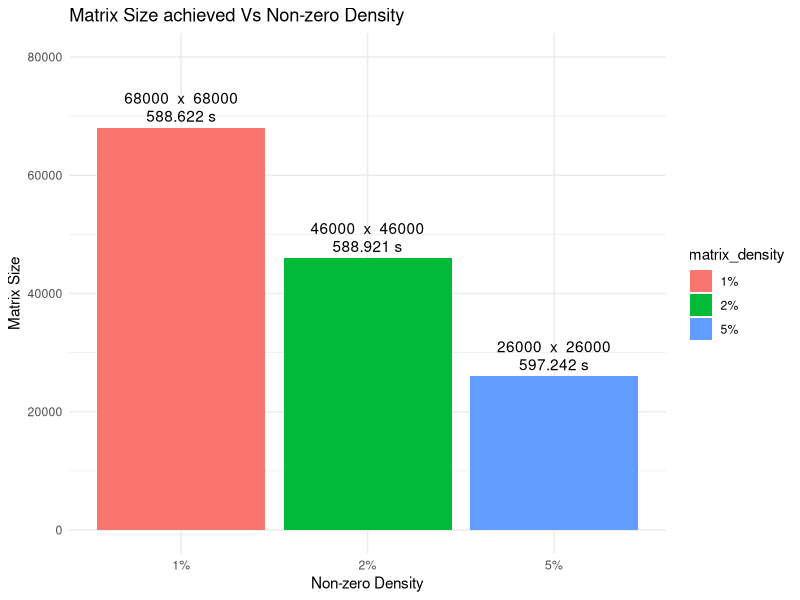
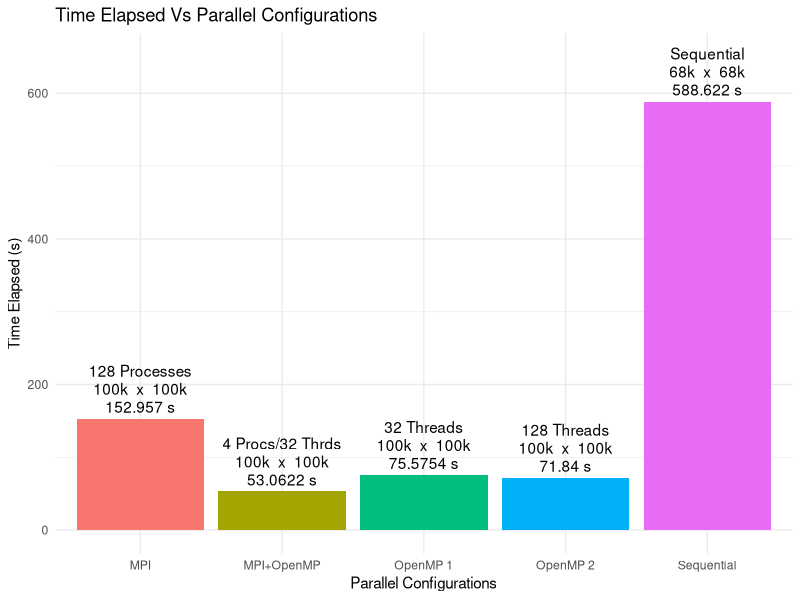

Write the R code that produced these figures, in order.
## ---- chunk 1
library(ggplot2)
library(knitr)
library(gridExtra)
## ---- chunk 2
# Required Libraries
library(ggplot2)
library(gridExtra)

# Data
data <- data.frame(
  matrix_density = c("1%", "2%", "5%"),
  matrix_size = c(68000, 46000, 26000),
  time_taken = c(588.622, 588.921, 597.242)
)

y_limits <- c(0, 80000)
exp_1 <- ggplot(data, aes(x = matrix_density, y = matrix_size, fill = matrix_density)) +
  geom_bar(stat = "identity") +
  geom_text(aes(label = paste(time_taken, "s"), vjust = -0.5)) + 
  geom_text(aes(label = paste(matrix_size, " x ", matrix_size), vjust = -2)) + 
  labs(title = "Matrix Size achieved Vs Non-zero Density", x = "Non-zero Density", y = "Matrix Size") +
  theme_minimal() +
  ylim(y_limits)

exp_1
## ---- chunk 3
# Required Libraries
library(ggplot2)
library(gridExtra)

# Data
data <- data.frame(
  approach = c("OpenMP 1", "OpenMP 2", "MPI", "MPI+OpenMP", "Sequential"),
  parameter = c("32 Threads", "128 Threads", "128 Processes", "4 Procs/32 Thrds", "Sequential"),
  matrix_size = c("100k", "100k", "100k", "100k", "68k"),
  time_taken = c(75.5754, 71.84, 152.957, 53.0622, 588.622)
)

y_limits <- c(0, 650)
exp_2 <- ggplot(data, aes(x = approach, y = time_taken, fill=approach)) +
  geom_bar(stat = "identity") +
  geom_text(aes(label = paste(time_taken, "s"), vjust = -0.5)) + 
  geom_text(aes(label = paste(matrix_size, " x ", matrix_size), vjust = -2)) + 
  geom_text(aes(label = paste(parameter), vjust = -3.5)) +
  labs(title = "Time Elapsed Vs Parallel Configurations", x = "Parallel Configurations", y = "Time Elapsed (s)") +
  theme_minimal() +
  ylim(y_limits) +
  guides(fill = FALSE)

exp_2
